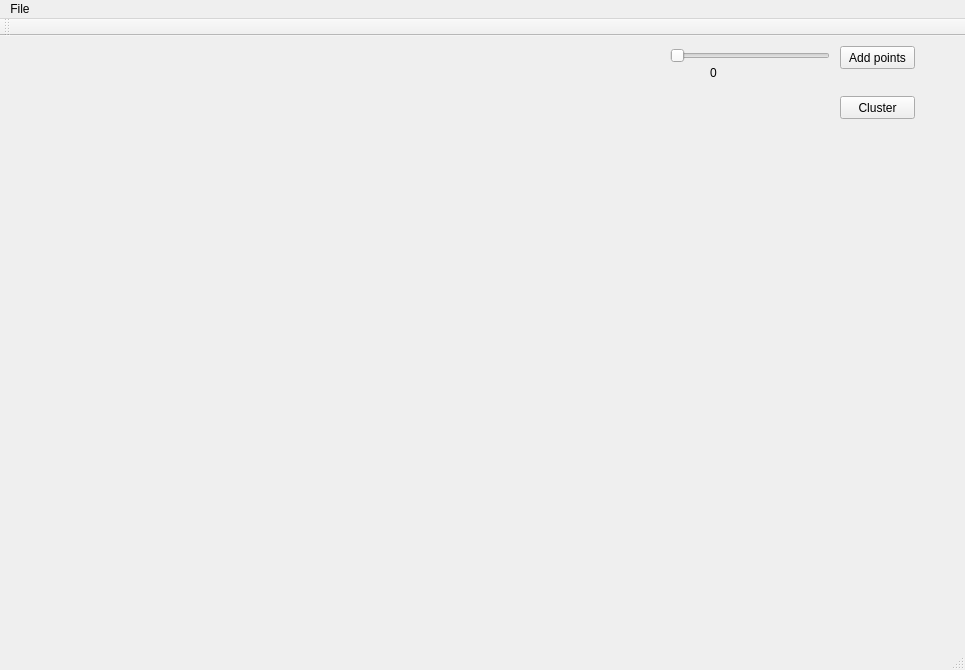
<?xml version="1.0" encoding="UTF-8"?>
<ui version="4.0">
 <class>MainWindow</class>
 <widget class="QMainWindow" name="MainWindow">
  <property name="geometry">
   <rect>
    <x>0</x>
    <y>0</y>
    <width>965</width>
    <height>670</height>
   </rect>
  </property>
  <property name="windowTitle">
   <string>MainWindow</string>
  </property>
  <widget class="QWidget" name="centralWidget">
   <widget class="QPushButton" name="pushButton">
    <property name="geometry">
     <rect>
      <x>840</x>
      <y>10</y>
      <width>75</width>
      <height>23</height>
     </rect>
    </property>
    <property name="text">
     <string>Add points</string>
    </property>
   </widget>
   <widget class="QSlider" name="horizontalSlider">
    <property name="geometry">
     <rect>
      <x>670</x>
      <y>10</y>
      <width>160</width>
      <height>19</height>
     </rect>
    </property>
    <property name="orientation">
     <enum>Qt::Horizontal</enum>
    </property>
   </widget>
   <widget class="QWidget" name="gridLayoutWidget">
    <property name="geometry">
     <rect>
      <x>10</x>
      <y>20</y>
      <width>651</width>
      <height>501</height>
     </rect>
    </property>
    <layout class="QGridLayout" name="gridLayout"/>
   </widget>
   <widget class="QPushButton" name="kmeans_button">
    <property name="geometry">
     <rect>
      <x>840</x>
      <y>60</y>
      <width>75</width>
      <height>23</height>
     </rect>
    </property>
    <property name="text">
     <string>Cluster</string>
    </property>
   </widget>
   <widget class="QLabel" name="lblNumPoints">
    <property name="geometry">
     <rect>
      <x>710</x>
      <y>30</y>
      <width>46</width>
      <height>13</height>
     </rect>
    </property>
    <property name="text">
     <string>0</string>
    </property>
   </widget>
  </widget>
  <widget class="QMenuBar" name="menuBar">
   <property name="geometry">
    <rect>
     <x>0</x>
     <y>0</y>
     <width>965</width>
     <height>21</height>
    </rect>
   </property>
   <widget class="QMenu" name="menuK_Means_Visualization">
    <property name="title">
     <string>File</string>
    </property>
    <addaction name="actionImport"/>
    <addaction name="actionExport"/>
    <addaction name="separator"/>
    <addaction name="actionClose"/>
   </widget>
   <addaction name="menuK_Means_Visualization"/>
  </widget>
  <widget class="QToolBar" name="mainToolBar">
   <attribute name="toolBarArea">
    <enum>TopToolBarArea</enum>
   </attribute>
   <attribute name="toolBarBreak">
    <bool>false</bool>
   </attribute>
  </widget>
  <widget class="QStatusBar" name="statusBar"/>
  <action name="actionImport">
   <property name="text">
    <string>Import</string>
   </property>
  </action>
  <action name="actionExport">
   <property name="text">
    <string>Export</string>
   </property>
  </action>
  <action name="actionClose">
   <property name="text">
    <string>Close</string>
   </property>
  </action>
 </widget>
 <layoutdefault spacing="6" margin="11"/>
 <resources/>
 <connections>
  <connection>
   <sender>pushButton</sender>
   <signal>clicked()</signal>
   <receiver>MainWindow</receiver>
   <slot>numberOfPointsHandler()</slot>
   <hints>
    <hint type="sourcelabel">
     <x>909</x>
     <y>64</y>
    </hint>
    <hint type="destinationlabel">
     <x>852</x>
     <y>95</y>
    </hint>
   </hints>
  </connection>
  <connection>
   <sender>kmeans_button</sender>
   <signal>clicked()</signal>
   <receiver>MainWindow</receiver>
   <slot>kmeansButtonPushHandler()</slot>
   <hints>
    <hint type="sourcelabel">
     <x>901</x>
     <y>110</y>
    </hint>
    <hint type="destinationlabel">
     <x>854</x>
     <y>186</y>
    </hint>
   </hints>
  </connection>
  <connection>
   <sender>horizontalSlider</sender>
   <signal>valueChanged(int)</signal>
   <receiver>lblNumPoints</receiver>
   <slot>setNum(int)</slot>
   <hints>
    <hint type="sourcelabel">
     <x>673</x>
     <y>54</y>
    </hint>
    <hint type="destinationlabel">
     <x>711</x>
     <y>72</y>
    </hint>
   </hints>
  </connection>
 </connections>
 <slots>
  <slot>numberOfPointsHandler()</slot>
  <slot>kmeansButtonPushHandler()</slot>
 </slots>
</ui>
